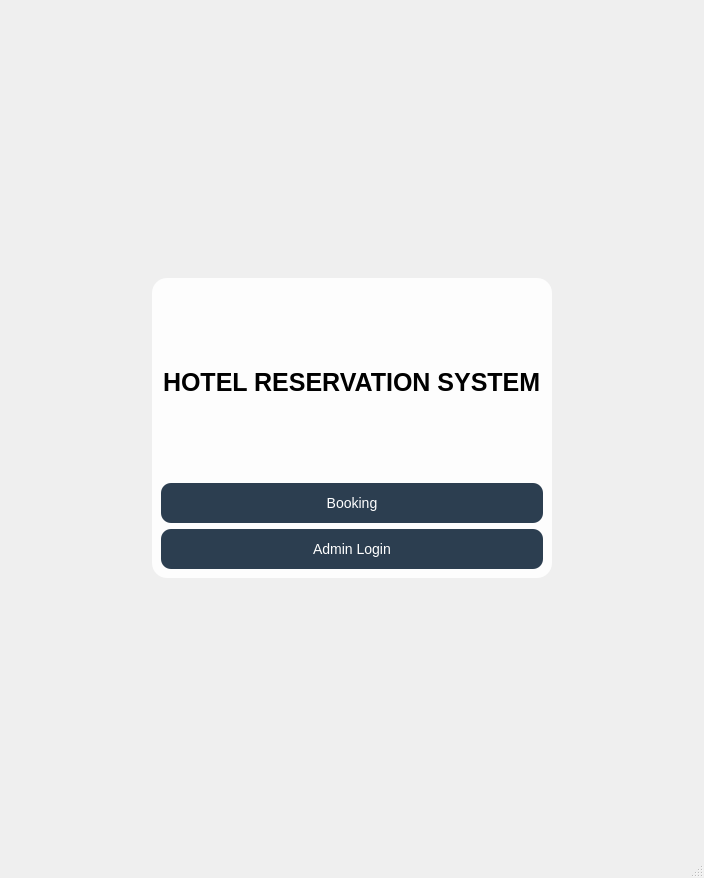
<?xml version="1.0" encoding="UTF-8"?>
<ui version="4.0">
 <class>MainWindow</class>
 <widget class="QMainWindow" name="MainWindow">
  <property name="geometry">
   <rect>
    <x>0</x>
    <y>0</y>
    <width>704</width>
    <height>878</height>
   </rect>
  </property>
  <property name="windowTitle">
   <string>MainWindow</string>
  </property>
  <property name="styleSheet">
   <string notr="true"/>
  </property>
  <widget class="QWidget" name="centralwidget">
   <property name="autoFillBackground">
    <bool>false</bool>
   </property>
   <property name="styleSheet">
    <string notr="true">#centralwidget {
    background-color: qlineargradient(spread:pad, x1:0, y1:0, x2:0, y2:1, 
                      stop:0 #ffffff, stop:1 #dfe4ea);
}</string>
   </property>
   <layout class="QVBoxLayout" name="verticalLayout_2">
    <item>
     <widget class="QStackedWidget" name="stackedWidget">
      <property name="autoFillBackground">
       <bool>false</bool>
      </property>
      <property name="styleSheet">
       <string notr="true">background: transparent;</string>
      </property>
      <property name="currentIndex">
       <number>0</number>
      </property>
      <widget class="QWidget" name="page_landing">
       <property name="styleSheet">
        <string notr="true">background: transparent;</string>
       </property>
       <layout class="QGridLayout" name="gridLayout_2">
        <item row="0" column="0">
         <widget class="QFrame" name="landing_frame">
          <property name="maximumSize">
           <size>
            <width>400</width>
            <height>300</height>
           </size>
          </property>
          <property name="styleSheet">
           <string notr="true">#landing_frame {
    background-color: rgba(255, 255, 255, 220); /* White with 85% opacity */
    border-radius: 15px;
}

QPushButton {
    background-color: #2c3e50;
    color: white;
    border-radius: 10px;
    padding: 12px;
    font-size: 14px;
    transition: background-color 0.3s;
}

QPushButton:hover {
    background-color: #34495e;
    border: 2px solid #3498db;
}</string>
          </property>
          <property name="frameShape">
           <enum>QFrame::StyledPanel</enum>
          </property>
          <property name="frameShadow">
           <enum>QFrame::Raised</enum>
          </property>
          <layout class="QVBoxLayout" name="verticalLayout">
           <item alignment="Qt::AlignHCenter">
            <widget class="QLabel" name="label">
             <property name="font">
              <font>
               <pointsize>19</pointsize>
               <bold>true</bold>
              </font>
             </property>
             <property name="autoFillBackground">
              <bool>false</bool>
             </property>
             <property name="text">
              <string>HOTEL RESERVATION SYSTEM</string>
             </property>
            </widget>
           </item>
           <item>
            <widget class="QPushButton" name="pushButton">
             <property name="text">
              <string>Booking</string>
             </property>
            </widget>
           </item>
           <item>
            <widget class="QPushButton" name="pushButton_2">
             <property name="text">
              <string>Admin Login</string>
             </property>
            </widget>
           </item>
          </layout>
         </widget>
        </item>
       </layout>
      </widget>
      <widget class="QWidget" name="page_booking">
       <property name="styleSheet">
        <string notr="true">QGroupBox {
    font-size: 14px;
    font-weight: bold;
    color: #000000;
    border: 2px solid #dcdde1;
    border-radius: 10px;
    margin-top: 20px;
    padding: 10px;
    background-color: #ffffff;
    border: 1px solid #dcdde1;
    border-radius: 15px;
    padding: 20px;
}

QGroupBox::title {
    subcontrol-origin: margin;
    subcontrol-position: top left;
    left: 15px;
    padding: 0 5px;
}

/* Style all Input Fields (LineEdits, Combo Boxes, and DateEdits) */
QLineEdit, QComboBox, QDateEdit, QSpinBox, QPlainTextEdit {
    border: 1px solid #ced4da;
    border-radius: 5px;
    padding: 5px;
    background-color: #f8f9fa;
    color: #333;
    font-size: 13px;
}

QLineEdit:focus, QComboBox:focus, QDateEdit:focus {
    border: 2px solid #3498db; /* Blue glow when typing */
    background-color: #fff;
}

/* Style the Labels */
QLabel {
    font-size: 13px;
    color: #34495e;
    font-weight: normal;
}

/* The Confirm Button */
QPushButton#btn_confirm {
    background-color: #27ae60;
    color: white;
    border-radius: 6px;
    font-weight: bold;
	min-height: 35px;
}

/* THE HOVER - Make sure there is NO space between the name and the colon */
QPushButton#btn_confirm:hover {
    background-color: #2ecc71; /* A lighter green */
}

/* The Back Button */
QPushButton#btn_back {
    background-color: rgba(255, 255, 255, 0.2); 
    color: #c0392b;
    border: 1px solid #c0392b;
    border-radius: 6px;
	min-height: 35px;
}

QPushButton#btn_back:hover {
    background-color: #c0392b;
    color: white;
}</string>
       </property>
       <layout class="QGridLayout" name="gridLayout">
        <property name="leftMargin">
         <number>100</number>
        </property>
        <property name="topMargin">
         <number>50</number>
        </property>
        <property name="rightMargin">
         <number>100</number>
        </property>
        <property name="bottomMargin">
         <number>50</number>
        </property>
        <item row="5" column="0">
         <widget class="QPushButton" name="btn_back">
          <property name="maximumSize">
           <size>
            <width>400</width>
            <height>16777215</height>
           </size>
          </property>
          <property name="styleSheet">
           <string notr="true"/>
          </property>
          <property name="text">
           <string>Back to Home</string>
          </property>
         </widget>
        </item>
        <item row="0" column="0">
         <widget class="QGroupBox" name="groupBox_3">
          <property name="sizePolicy">
           <sizepolicy hsizetype="Fixed" vsizetype="Preferred">
            <horstretch>0</horstretch>
            <verstretch>0</verstretch>
           </sizepolicy>
          </property>
          <property name="maximumSize">
           <size>
            <width>400</width>
            <height>16777215</height>
           </size>
          </property>
          <property name="title">
           <string>Guest Details</string>
          </property>
          <layout class="QFormLayout" name="formLayout">
           <item row="0" column="0">
            <widget class="QLabel" name="label_2">
             <property name="text">
              <string>Full Name</string>
             </property>
            </widget>
           </item>
           <item row="0" column="1">
            <widget class="QLineEdit" name="input_name"/>
           </item>
           <item row="1" column="0">
            <widget class="QLabel" name="label_3">
             <property name="text">
              <string>Contact No.</string>
             </property>
            </widget>
           </item>
           <item row="1" column="1">
            <widget class="QLineEdit" name="input_phone"/>
           </item>
           <item row="2" column="0">
            <widget class="QLabel" name="label_4">
             <property name="text">
              <string>Email</string>
             </property>
            </widget>
           </item>
           <item row="2" column="1">
            <widget class="QLineEdit" name="input_email"/>
           </item>
          </layout>
         </widget>
        </item>
        <item row="4" column="0">
         <widget class="QPushButton" name="btn_confirm">
          <property name="maximumSize">
           <size>
            <width>400</width>
            <height>16777215</height>
           </size>
          </property>
          <property name="styleSheet">
           <string notr="true"/>
          </property>
          <property name="text">
           <string>Confirm Booking</string>
          </property>
         </widget>
        </item>
        <item row="2" column="0">
         <widget class="QGroupBox" name="groupBox">
          <property name="sizePolicy">
           <sizepolicy hsizetype="Fixed" vsizetype="Preferred">
            <horstretch>0</horstretch>
            <verstretch>0</verstretch>
           </sizepolicy>
          </property>
          <property name="maximumSize">
           <size>
            <width>400</width>
            <height>16777215</height>
           </size>
          </property>
          <property name="title">
           <string>Preferences</string>
          </property>
          <layout class="QFormLayout" name="formLayout_3">
           <item row="0" column="0">
            <widget class="QLabel" name="label_8">
             <property name="text">
              <string>Number Of Guests</string>
             </property>
            </widget>
           </item>
           <item row="0" column="1">
            <widget class="QSpinBox" name="spin_guests"/>
           </item>
           <item row="1" column="0">
            <widget class="QLabel" name="label_10">
             <property name="text">
              <string>Payment Method</string>
             </property>
            </widget>
           </item>
           <item row="1" column="1">
            <widget class="QComboBox" name="combo_payment">
             <item>
              <property name="text">
               <string>--Select Payment Method--</string>
              </property>
             </item>
             <item>
              <property name="text">
               <string>Cash at Check-in</string>
              </property>
             </item>
             <item>
              <property name="text">
               <string>Credit Card</string>
              </property>
             </item>
             <item>
              <property name="text">
               <string>Debit Card</string>
              </property>
             </item>
            </widget>
           </item>
           <item row="2" column="0">
            <widget class="QLabel" name="label_9">
             <property name="text">
              <string>Special Requests</string>
             </property>
            </widget>
           </item>
           <item row="2" column="1">
            <widget class="QPlainTextEdit" name="txt_requests"/>
           </item>
           <item row="3" column="1">
            <layout class="QHBoxLayout" name="horizontalLayout"/>
           </item>
          </layout>
         </widget>
        </item>
        <item row="1" column="0">
         <widget class="QGroupBox" name="groupBox_2">
          <property name="sizePolicy">
           <sizepolicy hsizetype="Fixed" vsizetype="Preferred">
            <horstretch>0</horstretch>
            <verstretch>0</verstretch>
           </sizepolicy>
          </property>
          <property name="maximumSize">
           <size>
            <width>400</width>
            <height>16777215</height>
           </size>
          </property>
          <property name="title">
           <string>Stay Details</string>
          </property>
          <layout class="QFormLayout" name="formLayout_2">
           <item row="0" column="0">
            <widget class="QLabel" name="label_5">
             <property name="text">
              <string>Room Type</string>
             </property>
            </widget>
           </item>
           <item row="0" column="1">
            <widget class="QComboBox" name="combo_room_type">
             <item>
              <property name="text">
               <string>Standard - $100</string>
              </property>
             </item>
             <item>
              <property name="text">
               <string>Deluxe - $250</string>
              </property>
             </item>
             <item>
              <property name="text">
               <string>Suite - $500</string>
              </property>
             </item>
            </widget>
           </item>
           <item row="1" column="0">
            <widget class="QLabel" name="label_6">
             <property name="text">
              <string>Check-in Date</string>
             </property>
            </widget>
           </item>
           <item row="1" column="1">
            <widget class="QDateEdit" name="date_checkin"/>
           </item>
           <item row="2" column="0">
            <widget class="QLabel" name="label_7">
             <property name="text">
              <string>Check-out Date</string>
             </property>
            </widget>
           </item>
           <item row="2" column="1">
            <widget class="QDateEdit" name="date_checkout"/>
           </item>
          </layout>
         </widget>
        </item>
        <item row="3" column="0">
         <spacer name="verticalSpacer">
          <property name="orientation">
           <enum>Qt::Vertical</enum>
          </property>
          <property name="sizeHint" stdset="0">
           <size>
            <width>20</width>
            <height>40</height>
           </size>
          </property>
         </spacer>
        </item>
       </layout>
      </widget>
      <widget class="QWidget" name="page_admin">
       <property name="autoFillBackground">
        <bool>false</bool>
       </property>
       <property name="styleSheet">
        <string notr="true">/* Background of the Admin Page */
QWidget#page_admin {
    background-color: #f4f7f6;
}

/* Table Design */
QTableWidget {
    background-color: white;
    border: 1px solid #dcdfe3;
    gridline-color: #f0f0f0;
    border-radius: 5px;
}

QHeaderView::section {
    background-color: #34495e;
    color: white;
    padding: 6px;
    font-weight: bold;
    border: none;
}

/* Common Button Settings */
QPushButton {
    border-radius: 4px;
    padding: 8px 16px;
    font-weight: bold;
    font-size: 12px;
}

/* --- REFRESH BUTTON (Green) --- */
QPushButton#btn_refresh {
    background-color: #27ae60;
    color: white;
    border: none;
}
QPushButton#btn_refresh:hover {
    background-color: #2ecc71;
}

/* --- DELETE BUTTON (Red) --- */
QPushButton#btn_delete {
    background-color: #e74c3c;
    color: white;
    border: none;
}
QPushButton#btn_delete:hover {
    background-color: #ff5e4d;
}

/* --- LOGOUT BUTTON (Dark Grey/Professional) --- */
QPushButton#btn_logout {
    background-color: #95a5a6;
    color: white;
    border: none;
}
QPushButton#btn_logout:hover {
    background-color: #7f8c8d;
}

/* Search Bar Styling */
QLineEdit {
    border: 1px solid #bdc3c7;
    border-radius: 4px;
    padding: 5px;
    background-color: white;
}

/* Table Header Styling */
QHeaderView::section {
    background-color: #1a1a1a; /* Matches your Black title vibe */
    color: white;
    padding: 8px;
    font-weight: bold;
    border: none;
    border-right: 1px solid #333; /* Subtle divider */
}

/* Make the Total Bill column bold */
QTableWidget::item {
    padding: 5px;
}

/* Highlight the last column (Total Bill) */
QTableWidget::item:last-child {
    font-weight: bold;
    color: #27ae60; /* Money green */
}

/* LOGOUT BUTTON (Normal) */
QPushButton#btn_logout {
    background-color: #7f8c8d; /* Professional Slate Grey */
    color: white;
    border: none;
    border-radius: 4px;
    padding: 5px 15px;
    font-weight: bold;
}

/* LOGOUT BUTTON (Hover) */
QPushButton#btn_logout:hover {
    background-color: #95a5a6; /* Lighter grey so it &quot;lights up&quot; */
}

/* LOGOUT BUTTON (Pressed) */
QPushButton#btn_logout:pressed {
    background-color: #2c3e50; /* Deep blue-grey when clicked */
}</string>
       </property>
       <layout class="QVBoxLayout" name="verticalLayout_3">
        <property name="spacing">
         <number>15</number>
        </property>
        <property name="leftMargin">
         <number>20</number>
        </property>
        <property name="topMargin">
         <number>20</number>
        </property>
        <property name="rightMargin">
         <number>20</number>
        </property>
        <property name="bottomMargin">
         <number>20</number>
        </property>
        <item>
         <widget class="QFrame" name="header_frame">
          <property name="frameShape">
           <enum>QFrame::StyledPanel</enum>
          </property>
          <property name="frameShadow">
           <enum>QFrame::Raised</enum>
          </property>
          <layout class="QHBoxLayout" name="horizontalLayout_2">
           <item>
            <widget class="QLineEdit" name="input_search">
             <property name="minimumSize">
              <size>
               <width>300</width>
               <height>0</height>
              </size>
             </property>
             <property name="placeholderText">
              <string>Search by Guest Name or ID</string>
             </property>
            </widget>
           </item>
           <item>
            <spacer name="horizontalSpacer">
             <property name="orientation">
              <enum>Qt::Horizontal</enum>
             </property>
             <property name="sizeHint" stdset="0">
              <size>
               <width>40</width>
               <height>20</height>
              </size>
             </property>
            </spacer>
           </item>
           <item>
            <widget class="QLabel" name="lbl_admin_title">
             <property name="styleSheet">
              <string notr="true">/* --- ADMIN DASHBOARD TITLE --- */
QLabel#lbl_admin_title {
    color: #2c3e50;           /* Dark professional blue-grey */
    font-size: 24px;          /* Large enough to be a heading */
    font-weight: bold;        /* Makes it pop */
    font-family: &quot;Segoe UI&quot;, sans-serif; /* Clean modern font */
    padding: 10px;            /* Gives it some space */
}</string>
             </property>
             <property name="text">
              <string>Admin Dashboard</string>
             </property>
            </widget>
           </item>
           <item>
            <widget class="QPushButton" name="btn_logout">
             <property name="text">
              <string>Logout</string>
             </property>
            </widget>
           </item>
          </layout>
         </widget>
        </item>
        <item>
         <widget class="QTableWidget" name="table_records">
          <property name="focusPolicy">
           <enum>Qt::NoFocus</enum>
          </property>
          <property name="alternatingRowColors">
           <bool>true</bool>
          </property>
          <property name="selectionBehavior">
           <enum>QAbstractItemView::SelectItems</enum>
          </property>
          <property name="showGrid">
           <bool>false</bool>
          </property>
          <attribute name="horizontalHeaderStretchLastSection">
           <bool>true</bool>
          </attribute>
          <column>
           <property name="text">
            <string>ID</string>
           </property>
          </column>
          <column>
           <property name="text">
            <string>Guest Name</string>
           </property>
          </column>
          <column>
           <property name="text">
            <string>Room Type</string>
           </property>
          </column>
          <column>
           <property name="text">
            <string>Guests</string>
           </property>
          </column>
          <column>
           <property name="text">
            <string>Check-in</string>
           </property>
          </column>
          <column>
           <property name="text">
            <string>Nights</string>
           </property>
          </column>
          <column>
           <property name="text">
            <string>Status</string>
           </property>
          </column>
          <column>
           <property name="text">
            <string>Total Bill</string>
           </property>
          </column>
         </widget>
        </item>
        <item>
         <widget class="QFrame" name="footer_frame">
          <property name="frameShape">
           <enum>QFrame::StyledPanel</enum>
          </property>
          <property name="frameShadow">
           <enum>QFrame::Raised</enum>
          </property>
          <layout class="QHBoxLayout" name="horizontalLayout_3">
           <item>
            <spacer name="horizontalSpacer_3">
             <property name="orientation">
              <enum>Qt::Horizontal</enum>
             </property>
             <property name="sizeHint" stdset="0">
              <size>
               <width>40</width>
               <height>20</height>
              </size>
             </property>
            </spacer>
           </item>
           <item>
            <widget class="QPushButton" name="btn_refresh">
             <property name="styleSheet">
              <string notr="true">/* --- REFRESH BUTTON (Normal State - Green) --- */
QPushButton#btn_refresh {
    background-color: #27ae60; /* Emerald Green */
    color: white;
    border: none;
    border-radius: 4px;
    padding: 8px 16px;
    font-weight: bold;
}

/* REFRESH BUTTON (Hover State - Lighter Green) */
QPushButton#btn_refresh:hover {
    background-color: #2ecc71; /* Brighter Green */
}

/* REFRESH BUTTON (Pressed State - Darker Green) */
QPushButton#btn_refresh:pressed {
    background-color: #1e8449;
}</string>
             </property>
             <property name="text">
              <string>Refresh</string>
             </property>
            </widget>
           </item>
           <item>
            <spacer name="horizontalSpacer_2">
             <property name="orientation">
              <enum>Qt::Horizontal</enum>
             </property>
             <property name="sizeHint" stdset="0">
              <size>
               <width>40</width>
               <height>20</height>
              </size>
             </property>
            </spacer>
           </item>
           <item>
            <widget class="QPushButton" name="btn_delete">
             <property name="styleSheet">
              <string notr="true">/* This is the normal state you already have */
QPushButton#btn_delete {
    background-color: #e74c3c; 
    color: white;
    border: none;
    border-radius: 4px;
    padding: 8px 16px;
    font-weight: bold;
}

/* --- ADD THIS PART FOR THE HOVER --- */
QPushButton#btn_delete:hover {
    background-color: #c0392b; /* A slightly darker red */
}

/* Optional: This makes it even darker when you actually CLICK it */
QPushButton#btn_delete:pressed {
    background-color: #a93226;
}</string>
             </property>
             <property name="text">
              <string>Delete</string>
             </property>
            </widget>
           </item>
           <item>
            <spacer name="horizontalSpacer_4">
             <property name="orientation">
              <enum>Qt::Horizontal</enum>
             </property>
             <property name="sizeHint" stdset="0">
              <size>
               <width>40</width>
               <height>20</height>
              </size>
             </property>
            </spacer>
           </item>
          </layout>
         </widget>
        </item>
       </layout>
      </widget>
     </widget>
    </item>
   </layout>
  </widget>
  <widget class="QMenuBar" name="menubar">
   <property name="geometry">
    <rect>
     <x>0</x>
     <y>0</y>
     <width>704</width>
     <height>22</height>
    </rect>
   </property>
  </widget>
  <widget class="QStatusBar" name="statusbar"/>
 </widget>
 <resources>
  <include location="resources.qrc"/>
 </resources>
 <connections/>
</ui>
